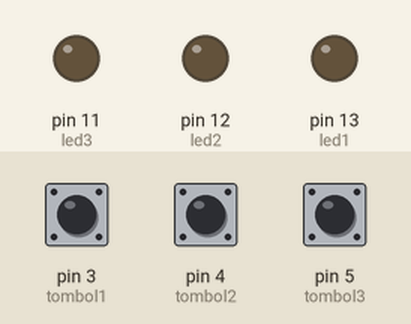
This sketch was run on a simulated Arduino Uno, built with avr-gcc and run on an emulated ATmega328P. On the bench: output pins drawn as LEDs (lit = HIGH). Dashed ring = blinking. The test bench sets the inputs (shaded band); at power-on: pin 3 (tombol1) LOW, pin 4 (tombol2) LOW, pin 5 (tombol3) LOW.

Above: at 1.2 s.
1.3 s: pin 3 (tombol1) pulled HIGH for 1 s
At 1.45 s:
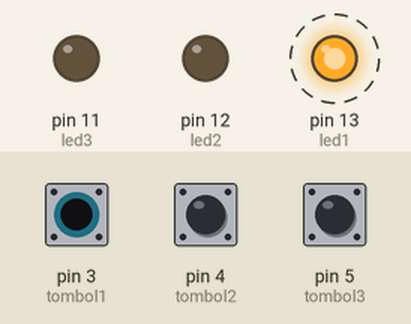
4.3 s: pin 4 (tombol2) pulled HIGH for 3.2 s
At 4.45 s:
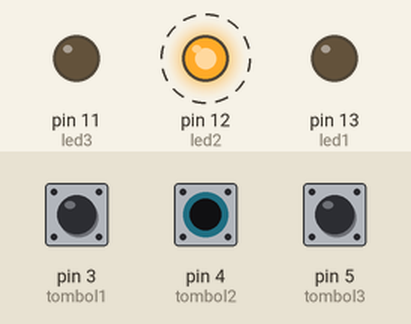
9.0 s: pin 5 (tombol3) pulled HIGH for 0.15 s
At 9.15 s:
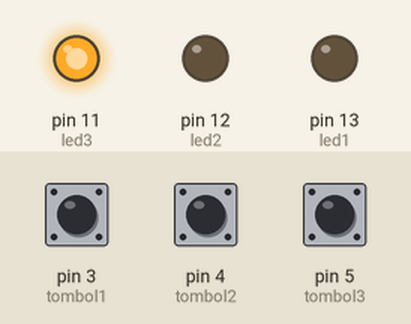
10.7 s: pin 5 (tombol3) pulled HIGH for 3.2 s
At 10.85 s:
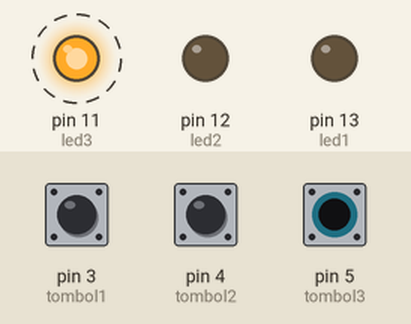
15.4 s: pin 3 (tombol1) pulled HIGH for 3.2 s
At 19.8 s:
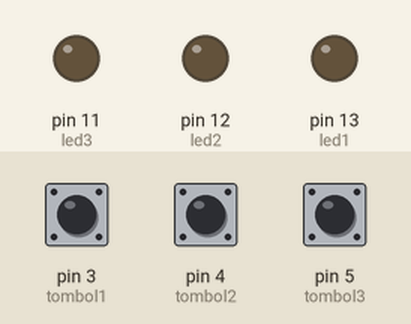
20.1 s: pin 3 (tombol1) driven HIGH and pin 4 (tombol2) driven HIGH and pin 5 (tombol3) driven HIGH
At 20.45 s:
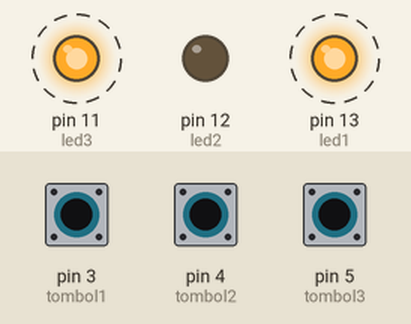
Timing chart, 0 to 24.1 s (numbered marks = the images above; inputs shaded):
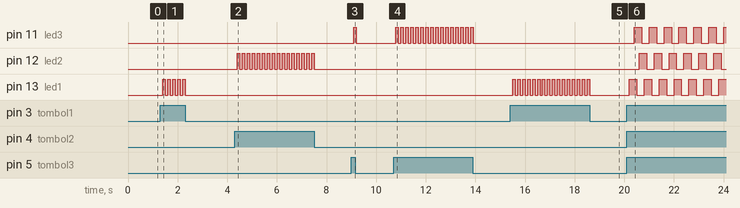

The sketch:

chalenge4_coba_button3_holding.ino
```cpp
    int tombol1 =3;
    int tombol2 =4;
    int tombol3 =5;

    int led1=13;
    int led2=12;
    int led3=11;
    int kunci = 0;


void setup() {
      // put your setup code here, to run once:
        pinMode (tombol1,INPUT);
        pinMode (tombol2,INPUT);
        pinMode (tombol3,INPUT);
        pinMode(led1,OUTPUT);
        pinMode(led2,OUTPUT);
        pinMode(led3,OUTPUT);
    }

    void loop() {
      // put your main code here, to run repeatedly:
      int bacaTombol1=digitalRead(tombol1);
      int bacaTombol2=digitalRead(tombol2);
      int bacaTombol3=digitalRead(tombol3);
      //print ke monitor

      Serial.print("Kondisi Tombol");
      Serial.print("baca tombol");
      Serial.println();

    if(bacaTombol1==1 and kunci==0)
    {
         delay(100);
         kunci=1;
         digitalWrite(led1,HIGH);
         Serial.println("LAMPU 1 NYALA CLICK");//komentar nyala
      }
    else if (bacaTombol1==1 and kunci==1)
    {
         delay(100);
         kunci=0;
         digitalWrite(led1,LOW);
         Serial.println("LAMPU 1 MATI CLICK");
      }

       if(bacaTombol2==1 and kunci==0)
    {
         delay(100);
         kunci=1;
         digitalWrite(led2,HIGH);
         Serial.println("LAMPU 1 NYALA CLICK");//komentar nyala
      }
    else if (bacaTombol2==1 and kunci==1)
    {
         delay(100);
         kunci=0;
         digitalWrite(led2,LOW);
         Serial.println("LAMPU 1 MATI CLICK");
      }
        if(bacaTombol3==1 and kunci==0)
    {
         delay(100);
         kunci=1;
         digitalWrite(led3,HIGH);
         Serial.println("LAMPU 1 NYALA CLICK");//komentar nyala
      }
    else if (bacaTombol3==1 and kunci==1)
    {
         delay(100);
         kunci=0;
         digitalWrite(led3,LOW);
         Serial.println("LAMPU 1 MATI CLICK");
      }


    }
```

Measured:
- after the input at 1.3 s, pin 13 (led1): alternates HIGH for 0.10 s and LOW for 0.10 s, 10 changes in all, then stays LOW, starting after 0.10 s
- after the input at 4.3 s, pin 12 (led2): alternates HIGH for 0.10 s and LOW for 0.10 s, 32 changes in all, then stays LOW, starting after 0.10 s
- after the input at 9.0 s, pin 11 (led3): LOW → HIGH after 0.10 s, → LOW 0.10 s later
- after the input at 10.7 s, pin 11 (led3): alternates HIGH for 0.10 s and LOW for 0.10 s, 32 changes in all, then stays LOW, starting after 0.10 s
- after the input at 15.4 s, pin 13 (led1): alternates HIGH for 0.10 s and LOW for 0.10 s, 32 changes in all, then stays LOW, starting after 0.10 s
- after the input at 20.1 s, pin 11 (led3): alternates HIGH for 0.30 s and LOW for 0.30 s, starting after 0.30 s; pin 12 (led2): alternates HIGH for 0.30 s and LOW for 0.30 s, starting after 0.50 s; pin 13 (led1): alternates HIGH for 0.30 s and LOW for 0.30 s, starting after 0.10 s
